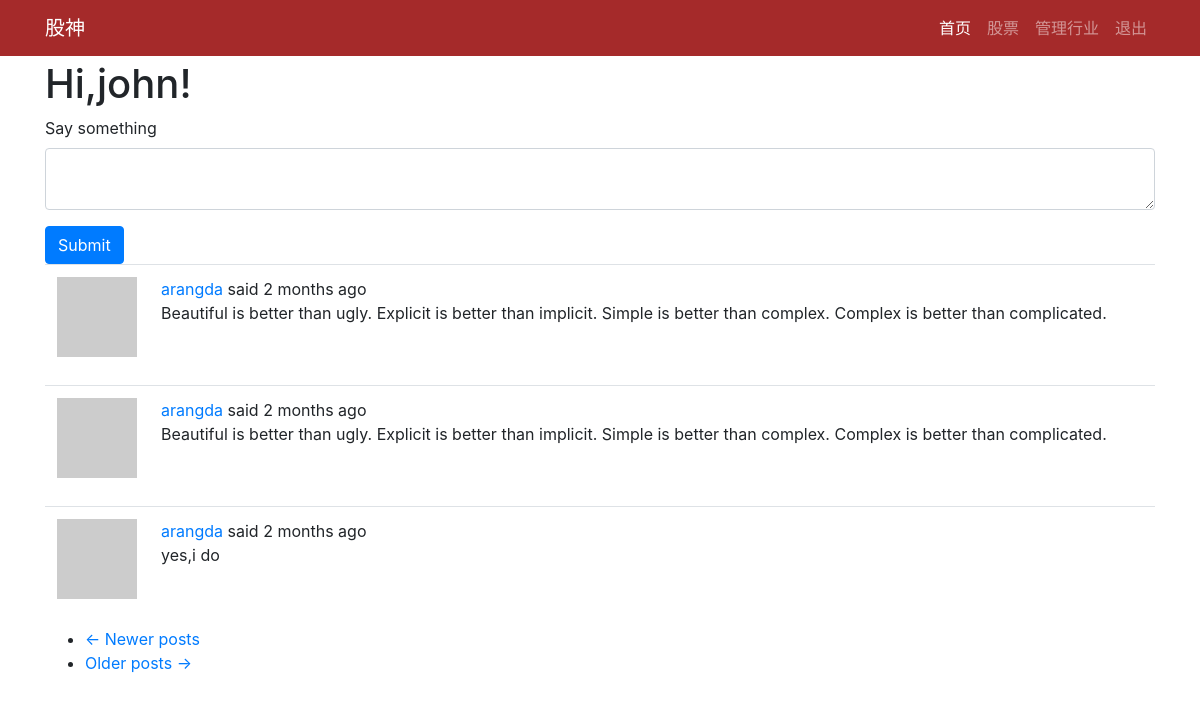
Page /index (signed in) on the committed database.
### app/models.py (models this page shows, shortened)
class PaginatedAPIMixin(object):
    @staticmethod
    def to_collection_dict(query, page, per_page, endpoint, **kwargs):
        resources = query.paginate(page, per_page, False)
        data = {
            'items': [item.to_dict() for item in resources.items],
            '_meta': {
                'page': page,
                'per_page': per_page,
                'total_pages': resources.pages,
                'total_items': resources.total
            },
            '_links': {
                'self': url_for(endpoint, page=page, per_page=per_page,
                                **kwargs),
                'next': url_for(endpoint, page=page + 1, per_page=per_page,
                                **kwargs) if resources.has_next else None,
                'prev': url_for(endpoint, page=page - 1, per_page=per_page,
                                **kwargs) if resources.has_prev else None
            }
        }
        return data

class User(PaginatedAPIMixin,UserMixin,db.Model):
    id = db.Column(db.Integer,primary_key=True)
    username = db.Column(db.String(64),index=True,unique=True)
    email = db.Column(db.String(120),index=True,unique=True)
    password_hash = db.Column(db.String(128))
    about_me = db.Column(db.String(140))
    last_seen = db.Column(db.DateTime,default=datetime.utcnow)
    posts = db.relationship('Post',backref='author',lazy='dynamic')
    messages_sent = db.relationship('Message',
                                    foreign_keys='Message.sender_id',
                                    backref='author', lazy='dynamic')
    messages_received = db.relationship('Message',
                                        foreign_keys='Message.recipient_id',
                                        backref='recipient', lazy='dynamic')
    last_message_read_time = db.Column(db.DateTime)
    token = db.Column(db.String(32), index=True, unique=True)
    token_expiration = db.Column(db.DateTime)
    notifications = db.relationship('Notification',backref='user',lazy='dynamic')
    followed = db.relationship(
        'User',secondary=followers,
        primaryjoin=(followers.c.follower_id == id),
        secondaryjoin=(followers.c.followed_id == id),
        backref=db.backref('followers',lazy='dynamic'),lazy='dynamic'
    )
    tasks = db.relationship('Task',backref='user',lazy='dynamic')
    def avatar(self,size):
        digest = md5(self.email.lower().encode('utf-8')).hexdigest()
        return 'https://www.gravatar.com/avatar/{}?d=identicon&s={}'.format(digest,size)
    def followed_posts(self):
        followed = Post.query.join(
            followers, (followers.c.followed_id == Post.user_id)).filter(
                followers.c.follower_id == self.id)
        own = Post.query.filter_by(user_id=self.id)
        return followed.union(own).order_by(Post.timestamp.desc())

class Post(db.Model):
    id = db.Column(db.Integer,primary_key=True)
    body = db.Column(db.String(140))
    timestamp = db.Column(db.DateTime,index=True,default=datetime.utcnow)
    user_id = db.Column(db.Integer,db.ForeignKey('user.id'))
    language = db.Column(db.String(5))

### app/main/routes.py (the view, shortened to what this page needs)
@bp.route('/',methods=['GET','POST'])
@bp.route('/index',methods=['GET','POST'])
@login_required
def index():
    form = PostForm()
    page = request.args.get('page',1,type=int)
    posts = current_user.followed_posts().paginate(
        page,current_app.config['POSTS_PER_PAGE'],False
    )
    next_url = url_for('main.index',page=posts.next_num) if posts.has_next else None
    prev_url = url_for('main.index',page=posts.prev_num) if posts.has_prev else None
    return render_template('index.html',title='home',form=form,posts=posts.items,next_url=next_url,prev_url=prev_url)

### app/main/forms.py
class PostForm(FlaskForm):
    post = TextAreaField(_l('Say something'), validators=[DataRequired()])
    submit = SubmitField(_l('Submit'))

### app/main/routes.py (called while the page is built)
@bp.before_app_request
def before_request():
    g.locale = str(get_locale())
    if current_user.is_authenticated:
        current_user.last_seen = datetime.utcnow()
        db.session.commit()

### app/models.py (called while the page is built)
@login.user_loader
def load_user(id):
    return User.query.get(int(id))

### app/templates/index.html
{% extends "base.html" %}
{% from 'bootstrap/form.html' import render_form %}
{% block app_content %}
    <h1>Hi,{{ current_user.username }}!</h1>
    {% if form %}
    {{ render_form(form) }}
    {% endif %}
    {% for post in posts %}
    {% include '_post.html' %}
    {% endfor %}
    <nav aria-label="...">
        <ul class="pager">
            <li class="previous{% if not prev_url %} disabled{% endif %}">
                <a href="{{ prev_url or '#' }}">
                    <span aria-hidden="true">&larr;</span> {{ _('Newer posts') }}
                </a>
            </li>
            <li class="next{% if not next_url %} disabled{% endif %}">
                <a href="{{ next_url or '#' }}">
                    {{ _('Older posts') }} <span aria-hidden="true">&rarr;</span>
                </a>
            </li>
        </ul>
    </nav>
{% endblock %}

### app/templates/_post.html (shortened to what this page needs)
<table class="table table-hover">
    <tr>
        <td width="70px">
            <a href="{{ url_for('main.user', username=post.author.username) }}">
                <img src="{{ post.author.avatar(70) }}" />
            </a>
        </td>
        <td>
            {{ _('%(username)s said %(when)s',username=user_link,when=moment(post.timestamp).fromNow()) }}
            <br>
            <span id="post{{ post.id }}">{{ post.body }}</span>
        </td>
    </tr>
</table>

### rows in the picture
User: username "john"
Post: body "Beautiful is better than ugly. Explicit is better than implicit. Simple is better than complex. Complex is better than complicated."
Post: body "Beautiful is better than ugly. Explicit is better than implicit. Simple is better than complex. Complex is better than complicated."
Post: body "yes,i do"

### other values in the picture
{{ render_nav_item('main.index', '首页',None,True) }} "首页"
{{ render_nav_item('shares.index', '股票',None,True) }} "股票"
{{ render_nav_item('shares.manage_category', '管理行业',None,True) }} "管理行业"
{{ render_nav_item('auth.logout', '退出',None,True) }} "退出"
